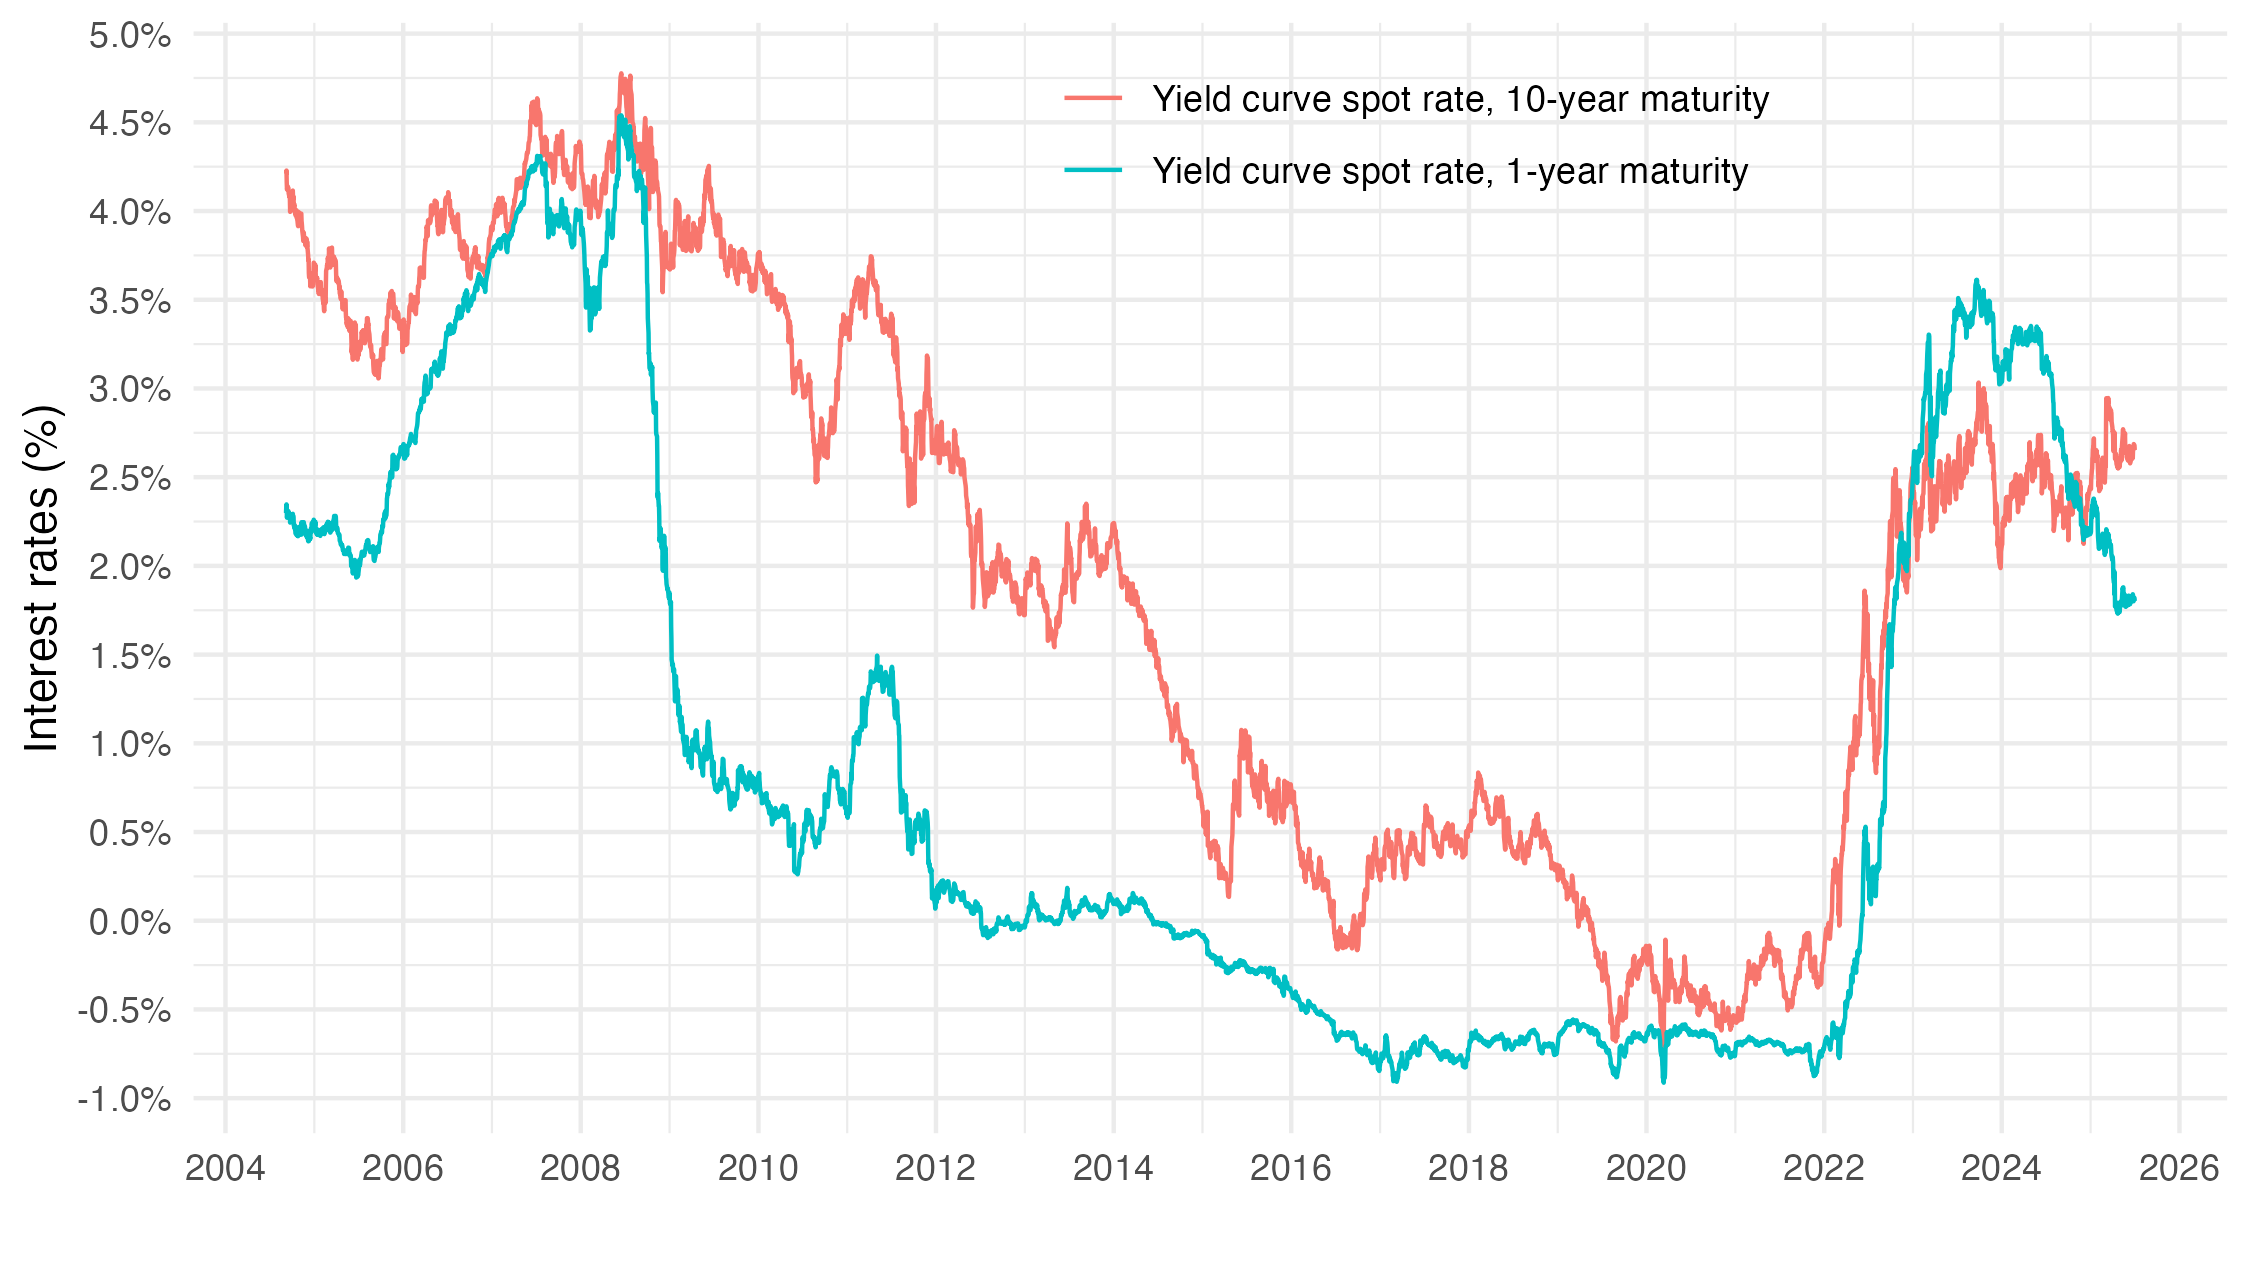

The script that saved this image:
library("tidyverse")
library("scales")
library("data.table")

## Load ECB datasets ------

YC_PUB <- tibble(KEY = c("B.U2.EUR.4F.G_N_A.SV_C_YM.SR_1Y",
                         "B.U2.EUR.4F.G_N_A.SV_C_YM.SR_10Y")) |>
  mutate(data = map(KEY, ~ paste0("https://sdw-wsrest.ecb.europa.eu/service/data/YC/", .) |>
                      rsdmx::readSDMX() |>
                      as_tibble())) |>
  unnest(cols = c(data))

## English ------

figure8 <- YC_PUB |>
  filter(DATA_TYPE_FM %in% c("SR_10Y", "SR_1Y")) |>
  mutate(date = as.Date(obsTime)) |>
  arrange(desc(date)) |>
  mutate(Data_type_fm = factor(DATA_TYPE_FM,
                                 levels = c("SR_10Y", "SR_1Y"),
                                 labels = c("Yield curve spot rate, 10-year maturity",
                                            "Yield curve spot rate, 1-year maturity"))) |>
  select(date, OBS_VALUE = obsValue, Data_type_fm)


ggplot(data = figure8)  + geom_line(aes(x = date, y = OBS_VALUE/100, color = Data_type_fm)) +
  theme_minimal() + xlab("") + ylab("Interest Rates (%)") +
  scale_x_date(breaks = as.Date(paste0(seq(1960, 2100, 2), "-01-01")),
               labels = date_format("%Y")) +
  scale_y_continuous(breaks = 0.01*seq(-10, 50, 0.5),
                     labels = percent_format(accuracy = .1)) +
  theme(legend.position = c(0.6, 0.9),
        legend.title = element_blank())


write_csv(figure8, "figure8.csv")
ggsave("figure8.png", width = 1.25*6, height = 1.25*3.375, bg = "white")
ggsave("figure8.pdf", width = 1.25*6, height = 1.25*3.375)


## Français ------

figure8_fr <- YC_PUB |>
  filter(DATA_TYPE_FM %in% c("SR_10Y", "SR_1Y")) |>
  mutate(date = as.Date(obsTime)) |>
  arrange(desc(date)) |>
  mutate(Data_type_fm = factor(DATA_TYPE_FM,
                               levels = c("SR_10Y", "SR_1Y"),
                               labels = c("Taux spot, échéance à 10 ans",
                                          "Taux spot, échéance à 1 an"))) |>
  select(date, OBS_VALUE = obsValue, Data_type_fm)


ggplot(data = figure8_fr)  + geom_line(aes(x = date, y = OBS_VALUE/100, color = Data_type_fm)) +
  theme_minimal() + xlab("") + ylab("Taux d'intérêt (%)") +
  scale_x_date(breaks = as.Date(paste0(seq(1960, 2100, 2), "-01-01")),
               labels = date_format("%Y")) +
  scale_y_continuous(breaks = 0.01*seq(-10, 50, 0.5),
                     labels = percent_format(accuracy = .1)) +
  theme(legend.position = c(0.6, 0.9),
        legend.title = element_blank())


write_csv(figure8_fr, "figure8_fr.csv")
ggsave("figure8_fr.png", width = 1.25*6, height = 1.25*3.375, bg = "white")
ggsave("figure8_fr.pdf", width = 1.25*6, height = 1.25*3.375)

